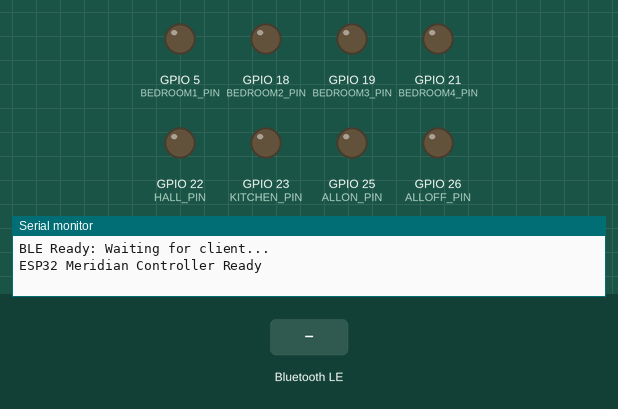
This sketch was run on a simulated ESP32. Shown: output pins drawn as LEDs (lit = HIGH), the last lines printed to the serial monitor. The test bench sets the inputs (shaded band). Nothing arrives over Bluetooth unless stated; a phone connects over Bluetooth LE 3 s after start.

Above: at 1.2 s.
1.3 s: Bluetooth LE write "b1_on" received
At 1.8 s:
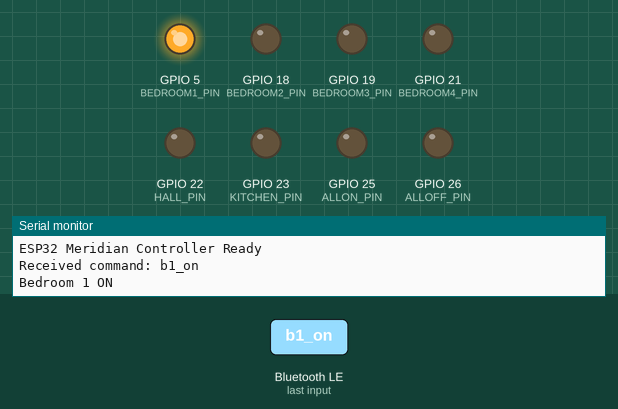
2.8 s: Bluetooth LE write "b2_on" received
At 4.0 s:
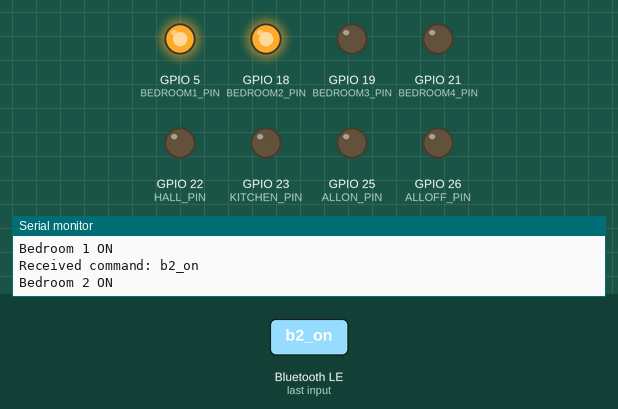
4.3 s: Bluetooth LE write "b1_off" received
At 5.3 s:
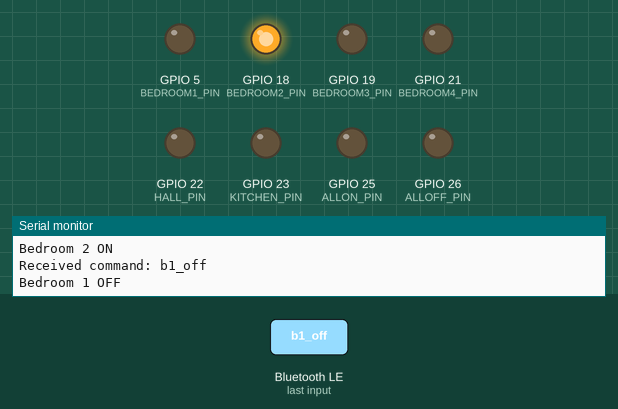
5.8 s: Bluetooth LE write "b3_on" received
At 6.4 s:
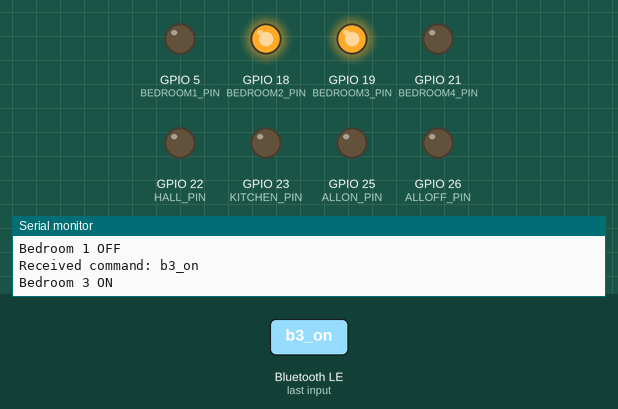
7.3 s: Bluetooth LE write "b2_off" received
At 7.6 s:
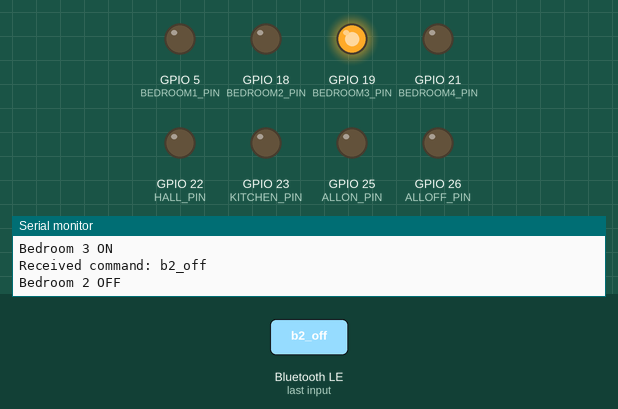
8.8 s: Bluetooth LE write "b4_on" received
At 9.9 s:
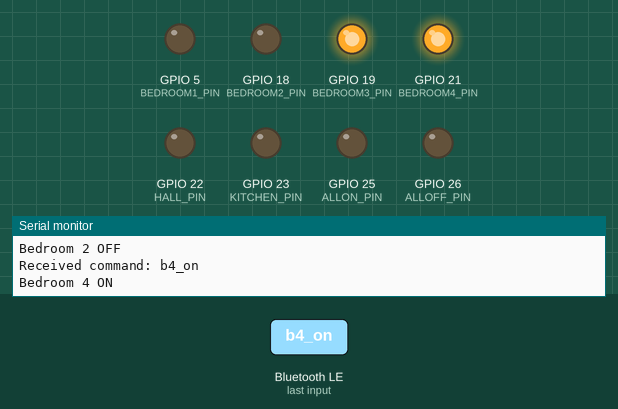
Timing chart, 0 to 11.3 s (numbered marks = the images above; inputs shaded):
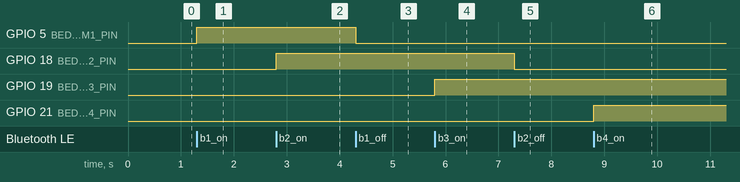

Measured:
- after the input at 1.3 s, GPIO 5 (BEDROOM1_PIN): LOW → HIGH at once
- after the input at 2.8 s, GPIO 18 (BEDROOM2_PIN): LOW → HIGH at once
- after the input at 4.3 s, GPIO 5 (BEDROOM1_PIN): HIGH → LOW at once
- after the input at 5.8 s, GPIO 19 (BEDROOM3_PIN): LOW → HIGH at once
- after the input at 7.3 s, GPIO 18 (BEDROOM2_PIN): HIGH → LOW at once
- after the input at 8.8 s, GPIO 21 (BEDROOM4_PIN): LOW → HIGH at once

The sketch:

ESP_Maridian_v1.ino
```cpp
#include <BLEDevice.h>
#include <BLEServer.h>
#include <BLEUtils.h>
#include <BLE2902.h>

// UUIDs must match your Android app’s SERVICE and CHARACTERISTIC UUIDs
#define SERVICE_UUID        "6e400001-b5a3-f393-e0a9-e50e24dcca7e"
#define CHARACTERISTIC_UUID "6e400002-b5a3-f393-e0a9-e50e24dcca5e"

BLECharacteristic *pCharacteristic;
bool deviceConnected = false;

// --- Example GPIO pins for controlling relays or LEDs ---
#define BEDROOM1_PIN  5   // GPIO5
#define BEDROOM2_PIN  18  // GPIO18
#define BEDROOM3_PIN  19  // GPIO19
#define BEDROOM4_PIN  21  // GPIO21
#define HALL_PIN      22  // GPIO22
#define KITCHEN_PIN   23  // GPIO23

#define ALLON_PIN     25  // GPIO25
#define ALLOFF_PIN    26  // GPIO26

// --- Callback for received data ---
class toggleCallback : public BLECharacteristicCallbacks {
  void onWrite(BLECharacteristic *pCharacteristic) override {
    String value = pCharacteristic->getValue();  // Get the written string
    value.trim(); // remove leading/trailing whitespace

    if (value.length() > 0) {
      Serial.print("Received command: ");
      Serial.println(value);

      // ====== BEDROOMS ======
      if (value == "b1_on") {
        Serial.println("Bedroom 1 ON");
        digitalWrite(BEDROOM1_PIN, HIGH);
      } else if (value == "b1_off") {
        Serial.println("Bedroom 1 OFF");
        digitalWrite(BEDROOM1_PIN, LOW);
      }

      else if (value == "b2_on") {
        Serial.println("Bedroom 2 ON");
        digitalWrite(BEDROOM2_PIN, HIGH);
      } else if (value == "b2_off") {
        Serial.println("Bedroom 2 OFF");
        digitalWrite(BEDROOM2_PIN, LOW);
      }

      else if (value == "b3_on") {
        Serial.println("Bedroom 3 ON");
        digitalWrite(BEDROOM3_PIN, HIGH);
      } else if (value == "b3_off") {
        Serial.println("Bedroom 3 OFF");
        digitalWrite(BEDROOM3_PIN, LOW);
      }

      else if (value == "b4_on") {
        Serial.println("Bedroom 4 ON");
        digitalWrite(BEDROOM4_PIN, HIGH);
      } else if (value == "b4_off") {
        Serial.println("Bedroom 4 OFF");
        digitalWrite(BEDROOM4_PIN, LOW);
      }

      // ====== HALL ======
      else if (value == "h1_on") {
        Serial.println("Hall ON");
        digitalWrite(HALL_PIN, HIGH);
      } else if (value == "h1_off") {
        Serial.println("Hall OFF");
        digitalWrite(HALL_PIN, LOW);
      }

      // ====== KITCHEN ======
      else if (value == "k1_on") {
        Serial.println("Kitchen ON");
        digitalWrite(KITCHEN_PIN, HIGH);
      } else if (value == "k1_off") {
        Serial.println("Kitchen OFF");
        digitalWrite(KITCHEN_PIN, LOW);
      }

      // ====== ALL ON / ALL OFF ======
      else if (value == "all1") {
        Serial.println("Turning ALL ON");
        digitalWrite(BEDROOM1_PIN, HIGH);
        digitalWrite(BEDROOM2_PIN, HIGH);
        digitalWrite(BEDROOM3_PIN, HIGH);
        digitalWrite(BEDROOM4_PIN, HIGH);
        digitalWrite(HALL_PIN, HIGH);
        digitalWrite(KITCHEN_PIN, HIGH);
      }
      else if (value == "all2") {
        Serial.println("Turning ALL OFF");
        digitalWrite(BEDROOM1_PIN, LOW);
        digitalWrite(BEDROOM2_PIN, LOW);
        digitalWrite(BEDROOM3_PIN, LOW);
        digitalWrite(BEDROOM4_PIN, LOW);
        digitalWrite(HALL_PIN, LOW);
        digitalWrite(KITCHEN_PIN, LOW);
      }

      else {
        Serial.print("Unknown command: ");
        Serial.println(value);
      }
    }
  }
};


// --- BLE setup ---
void setupBLE() {
  BLEDevice::init("ESP32_Meridian");
  BLEServer *pServer = BLEDevice::createServer();
  BLEService *pService = pServer->createService(SERVICE_UUID);

  pCharacteristic = pService->createCharacteristic(
      CHARACTERISTIC_UUID,
      BLECharacteristic::PROPERTY_WRITE
  );

  pCharacteristic->setCallbacks(new toggleCallback());
  pCharacteristic->addDescriptor(new BLE2902());

  pService->start();
  BLEAdvertising *pAdvertising = BLEDevice::getAdvertising();
  pAdvertising->addServiceUUID(SERVICE_UUID);
  pAdvertising->start();

  Serial.println("BLE Ready: Waiting for client...");
}

void setup() {
  Serial.begin(115200);

  pinMode(BEDROOM1_PIN, OUTPUT);
  pinMode(BEDROOM2_PIN, OUTPUT);
  pinMode(BEDROOM3_PIN, OUTPUT);
  pinMode(BEDROOM4_PIN, OUTPUT);
  pinMode(HALL_PIN,     OUTPUT);
  pinMode(KITCHEN_PIN,  OUTPUT);
  pinMode(ALLON_PIN,    OUTPUT);
  pinMode(ALLOFF_PIN,   OUTPUT);

  // Initialize all outputs LOW
  digitalWrite(BEDROOM1_PIN,  LOW);
  digitalWrite(BEDROOM2_PIN,  LOW);
  digitalWrite(BEDROOM3_PIN,  LOW);
  digitalWrite(BEDROOM4_PIN,  LOW);
  digitalWrite(HALL_PIN,      LOW);
  digitalWrite(KITCHEN_PIN,   LOW);
  digitalWrite(ALLON_PIN,     LOW);
  digitalWrite(ALLOFF_PIN,    LOW);
  setupBLE();
  Serial.println("ESP32 Meridian Controller Ready");
}

void loop() {
  // Nothing needed — BLE callbacks handle everything
}
```
